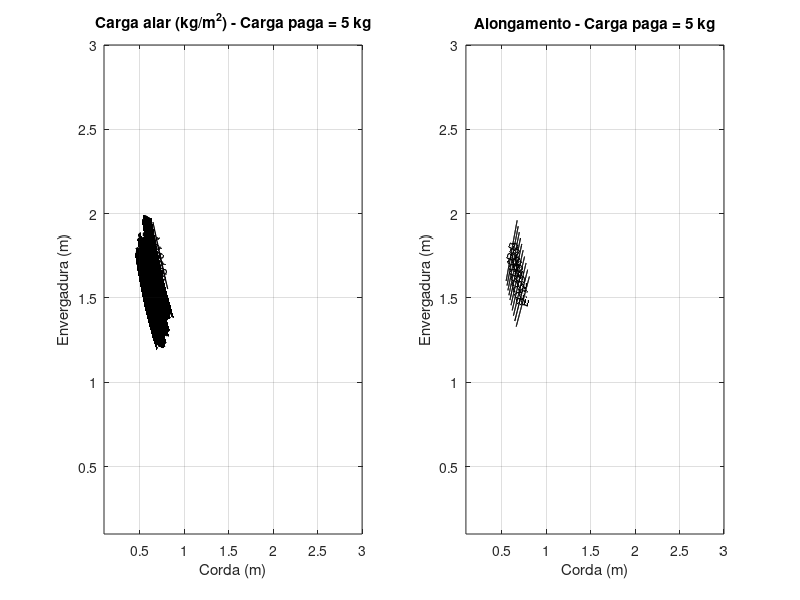

This figure's MATLAB source:
%%%%%%%%%%%%%%%%%%%%%%%%%%%%%%%%%%%%%%%%%%%%%%%%%%%%%%%%%%%%%
% Victor Henrique Caldeira Barbosa
% Universidade de Brasília
% Engenharia Aeroespacial - Faculdade Gama
% 
% Parachute Design - chord and span range definition
%%%%%%%%%%%%%%%%%%%%%%%%%%%%%%%%%%%%%%%%%%%%%%%%%%%%%%%%%%%%%

% Constants definition
mParachute = 0.3; % kg
Cl = 0.4; % 0.7
rho_air = 1.225 ;%kg/m^3

%% Design as a function of the parachute geometry
% System characteristics
mPayload = 5; % kg
m = mPayload + mParachute; % kg

% Design limits
WL_range = [4 6];
AR_range = [1.9 3];

% Geometry range for simulation
Span = 0.1:0.001:3; Span = Span'; % m
Chord = 0.1:0.001:3; % m

% General parachute calculation
WL = m./ (Span*Chord);
AR = repmat(Span,1,length(Span))./repmat(Chord,length(Chord),1);

WL(WL < WL_range(1)) = nan; WL(WL > WL_range(2)) = nan;
AR(AR < AR_range(1)) = nan; AR(AR > AR_range(2)) = nan;

WL(isnan(AR)) = nan; AR(isnan(WL)) = nan; 

figure(1); subplot(1, 2, 1); contourf(Chord, Span, WL,'ShowText','on');
    title(['Carga alar (kg/m^2) - Carga paga = ' num2str(mPayload) ' kg']);
    xlabel('Corda (m)'); ylabel('Envergadura (m)'); grid on

subplot(1, 2, 2); contourf(Chord, Span, AR,'ShowText','on');
    title(['Alongamento - Carga paga = ' num2str(mPayload) ' kg']);
    xlabel('Corda (m)'); ylabel('Envergadura (m)'); grid on 